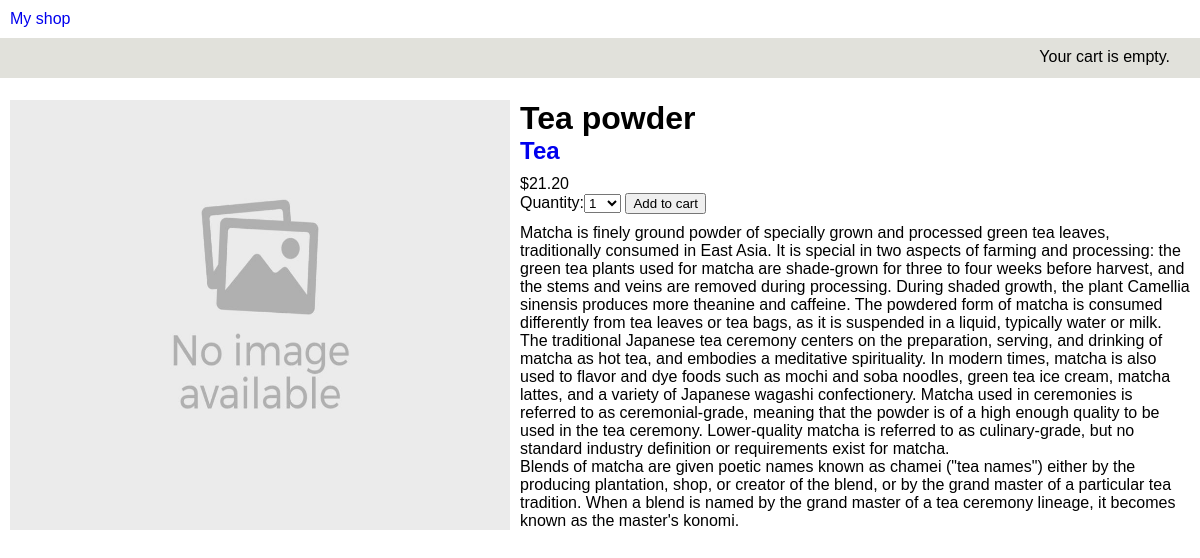
/3/tea-powder/, run on the app's committed database.
### shop/models.py (models this page shows, shortened)
class Product(models.Model):
    category = models.ForeignKey(Category, on_delete=models.CASCADE, related_name='products')
    name = models.CharField(max_length=200, db_index=True)
    slug = models.SlugField(max_length=200, db_index=True)
    image = models.ImageField(upload_to='products/%Y/%m/%d', blank=True)
    description = models.TextField(blank=True)
    price = models.DecimalField(max_digits=10, decimal_places=2)
    stock = models.PositiveIntegerField()
    available = models.BooleanField(default=True)
    created = models.DateTimeField(auto_now_add=True)
    updated = models.DateTimeField(auto_now=True)
    class Meta:
        ordering = ('name',)
        index_together = (('id', 'slug'),)

class Category(models.Model):
    name = models.CharField(max_length=200, db_index=True)
    slug = models.SlugField(max_length=200, db_index=True, unique=True)
    class Meta:
        ordering = ('name',)
        verbose_name = 'Категория'
        verbose_name_plural = 'Категории'
    def __str__(self):
        return self.name
    def get_absolute_url(self):
        return reverse('shop:product_list_by_category', args=[self.slug])

### shop/views.py (the view)
# urls.py: re_path(r'^(?P<pk>\d+)/(?P<slug>[-\w]+)/$', views.product_detail, name='product_detail'),
def product_detail(request, pk, slug):
    product = get_object_or_404(Product,
                                pk=pk,
                                slug=slug,
                                available=True)
    cart_product_form = CartAddProductForm()
    return render(request, 'shop/product/detail.html', {'product': product,
                                                        'cart_product_form': cart_product_form})

### cart/forms.py
class CartAddProductForm(forms.Form):
    quantity = forms.TypedChoiceField(choices=PRODUCT_QUANTITY_CHOICES, coerce=int)
    update = forms.BooleanField(required=False, initial=False, widget=forms.HiddenInput)

### cart/cart.py (called while the page is built)
    def __len__(self):
        return sum(item['quantity'] for item in self.cart.values())

### cart/context_processors.py (called while the page is built)
def cart(request):
    return {'cart': Cart(request)}

### templates/shop/product/detail.html (shortened to what this page needs)
{% extends "shop/base.html" %}
{% load static %}
{% block content %}
    <div class="product-detail">
        <img src="{% if product.image %}{{ product.image.url }}{% else %}{% static "img/no_image.jpg" %}{% endif %}" alt="">
        <div class="product-detail-description">
            <h1>{{ product.name }}</h1>
            <h2><a href="{{ product.category.get_absolute_url }}">{{ product.category }}</a></h2>
            <p class="price">${{ product.price }}</p>
            <form action="{% url "cart:cart_add" product.id %}" method="post">
                {{ cart_product_form }}
                <input type="submit" value="Add to cart">
            </form>
            {{ product.description|linebreaks }}
        </div>
    </div>
{% endblock %}

### static/css/base.css (style rules this page uses)
* { margin: 0; font-family: Verdana, sans-serif; }
body, html { height: 100%; min-width: 320px; }
.product-detail { display: flex; margin: 0 10px 10px 10px; }
.product-detail-description { margin-left: 10px; }
.product-detail-description p { margin-top: 10px; }
.product-detail img { width: 500px; }
a { text-decoration: none; }

### data on the page
Product: name "Tea powder", category "Tea", price "21.20", description "Matcha is finely ground powder of specially grown and processed green tea leaves, traditionally consumed in East Asia. It is special in two aspects of farming and processing: the green tea plants used for matcha are shade-grown for three to four weeks before harvest, and the stems and veins are removed during processing. During shaded growth, the plant Camellia sinensis produces more theanine and caffeine. The powdered form of matcha is consumed differently from tea leaves or tea bags, as it is suspended in a liquid, typically water or milk. The traditional Japanese tea ceremony centers on the preparation, serving, and drinking of matcha as hot tea, and embodies a meditative spirituality.…"
